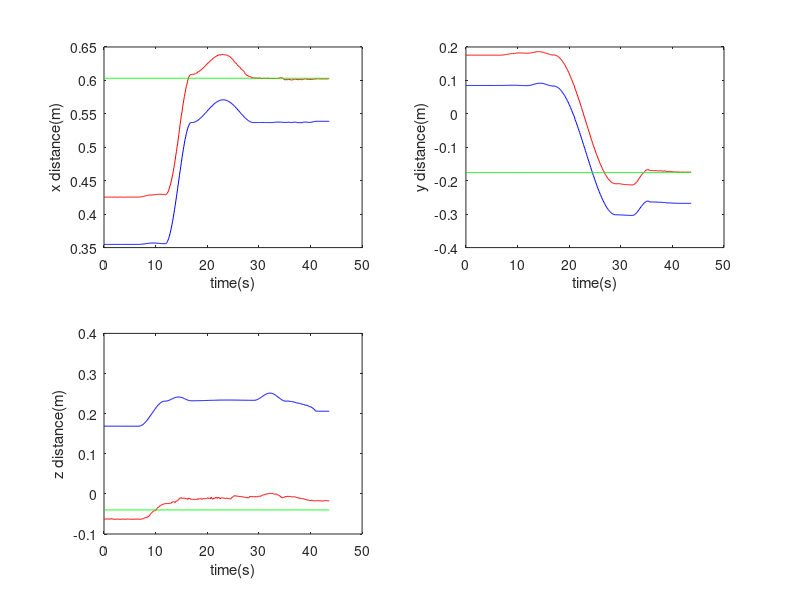

Source code (MATLAB): (Note: this script raises an error after producing the figure.)
load aim_point_2_20180829.txt;
sec = aim_point_2_20180829(:,1);
aim_x = aim_point_2_20180829(:,2);
aim_y = aim_point_2_20180829(:,3);
aim_z = aim_point_2_20180829(:,4);

load arm_end_point_20180829.txt;
arm_x = arm_end_point_20180829(:,2);
arm_y = arm_end_point_20180829(:,3);
arm_z = arm_end_point_20180829(:,4);

box_x=0.6032*exp(sec-sec);
box_y=-0.1754*exp(sec-sec);
box_z=-0.04*exp(sec-sec);
figure(2);
subplot(2,2,1);
plot(sec, arm_x,'-b',sec, aim_x,'-r',sec,box_x,'g');

xlabel('time(s)');
ylabel('x distance(m)');
subplot(2,2,2);
plot(sec, arm_y,'-b',sec, aim_y,'-r',sec,box_y,'g');
xlabel('time(s)');
ylabel('y distance(m)');

subplot(2,2,3);
plot(sec, arm_z,'-b',sec, aim_z,'-r',sec,box_z,'g');
xlabel('time(s)');
ylabel('z distance(m)');
legend('arm','parper','box');

